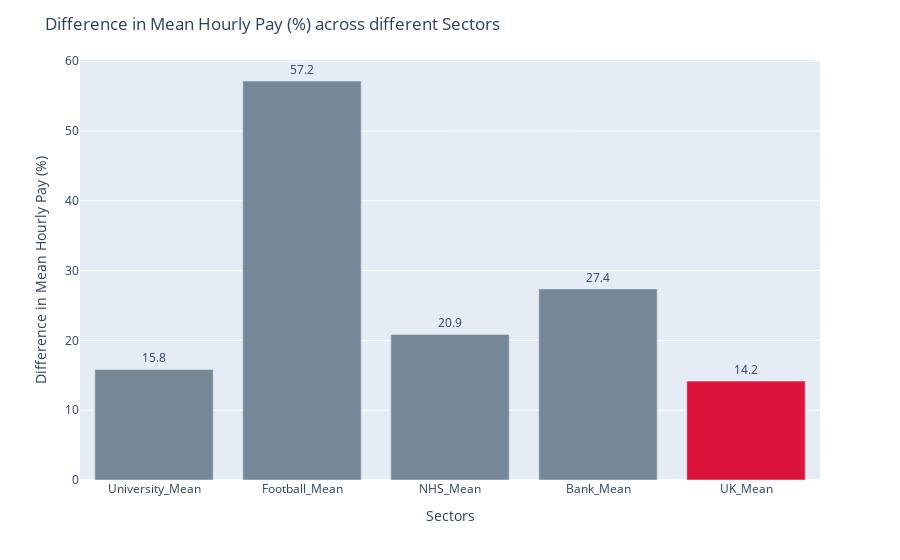

The notebook cell saved with this chart:
### Code cell
colors = ['lightslategray'] * 5
colors[4] = 'crimson'

fig = px.bar(x=Sector_Labels, y=Sector_Mean_Values, 
            labels=dict(y="Difference in Mean Hourly Pay (%)", x="Sectors"), text=Sector_Mean_Values)

fig.update_traces(texttemplate='%{text:.3s}', textposition='outside')
fig.update_layout(title_text="Difference in Mean Hourly Pay (%) across different Sectors")
fig.update_traces(marker_color=colors)

fig.show()

### Figure 1 — Plotly figure (JSON) as saved in the notebook; plotly's stock layout.template omitted (floating-point values rounded to 4 significant figures)
{"data": [{"alignmentgroup": "True", "hovertemplate": "Sectors=%{x}<br>Difference in Mean Hourly Pay (%)=%{y}<br>text=%{text}<extra></extra>", "legendgroup": "", "marker": {"color": ["lightslategray", "lightslategray", "lightslategray", "lightslategray", "crimson"]}, "name": "", "offsetgroup": "", "orientation": "v", "showlegend": false, "text": [15.84, 57.17, 20.85, 27.38, 14.17], "textposition": "outside", "texttemplate": "%{text:.3s}", "type": "bar", "x": ["University_Mean", "Football_Mean", "NHS_Mean", "Bank_Mean", "UK_Mean"], "xaxis": "x", "y": [15.84, 57.17, 20.85, 27.38, 14.17], "yaxis": "y"}], "layout": {"barmode": "relative", "legend": {"tracegroupgap": 0}, "margin": {"t": 60}, "title": {"text": "Difference in Mean Hourly Pay (%) across different Sectors"}, "xaxis": {"anchor": "y", "domain": [0, 1], "title": {"text": "Sectors"}}, "yaxis": {"anchor": "x", "domain": [0, 1], "title": {"text": "Difference in Mean Hourly Pay (%)"}}}}
